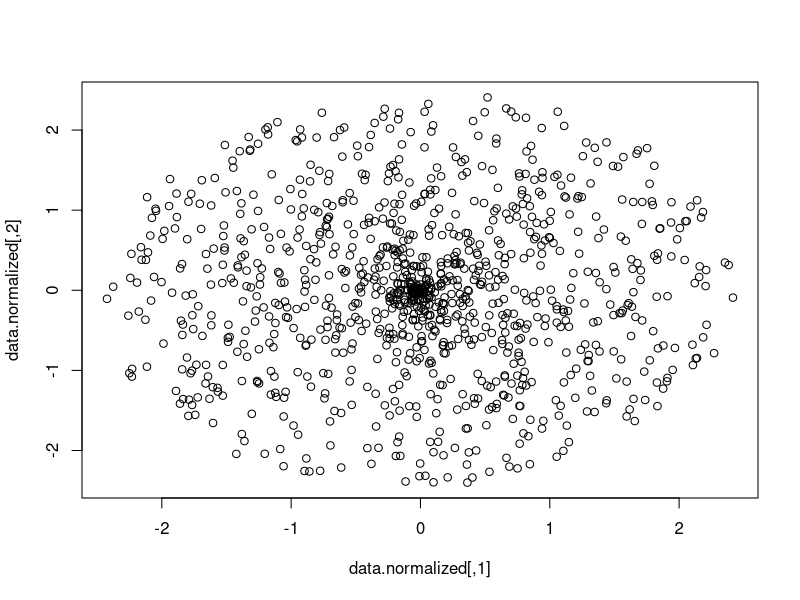

This figure's R source:
rotate_matrix <- function(angle) {
  return(matrix(
    c(cos(angle), sin(angle), -sin(angle), cos(angle)),
    nrow = 2, ncol = 2))
}

n = 1024
r <- runif(n, min = 0, max = 1)
theta <- runif(n, min = -pi, max = pi)

data <- cbind(4 * r * sin(theta), r * cos(theta))
data <- data %*% rotate_matrix(pi / 6) + cbind(rep(10, n), rep(20, n))

###

data.pca <- prcomp(data)
data.normalized <- sweep(data, 2, data.pca$center) %*% data.pca$rotation %*% solve(diag(data.pca$sdev))
plot(data.normalized)
